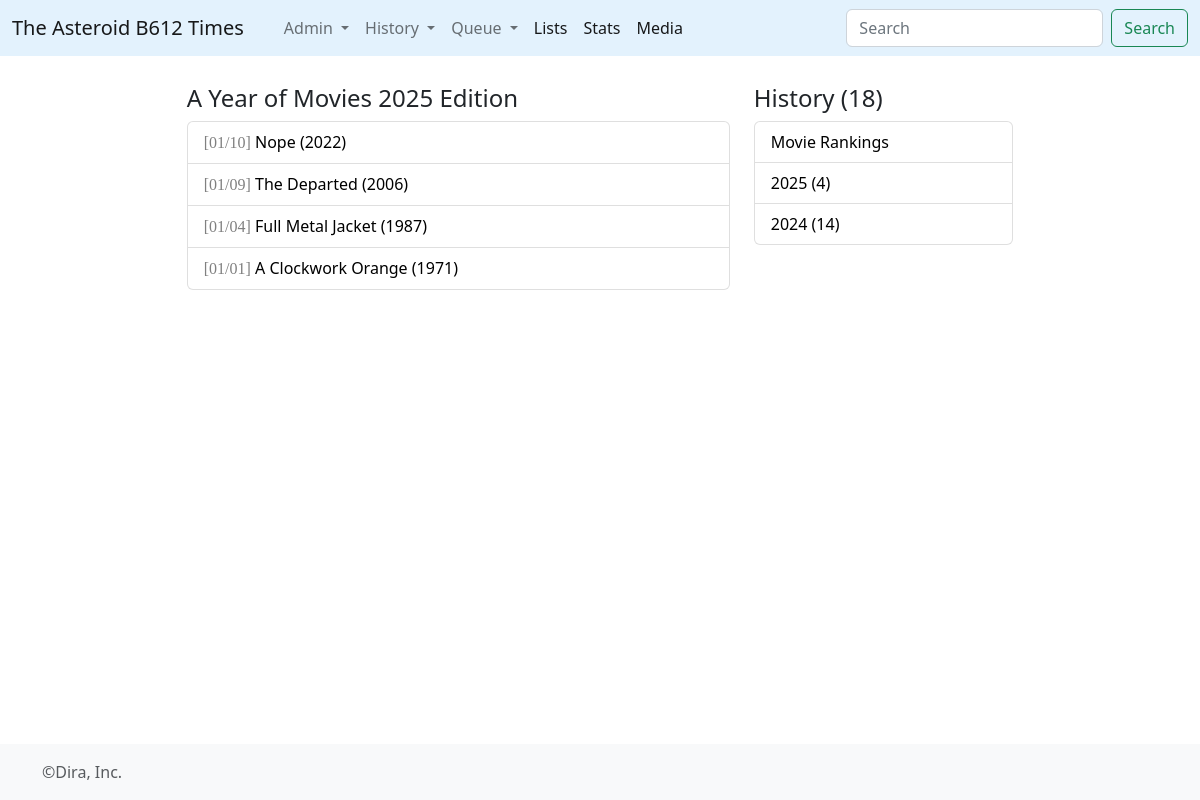
Page /movies/1 on the committed database.
### times/models.py (models this page shows, shortened)
class MovieWatch(models.Model):
	film = models.ForeignKey(Movie, on_delete=models.CASCADE)
	wdate = models.DateField()

class Movie(models.Model):
	title = models.CharField(max_length=512)
	info = models.TextField()
	premiere = models.IntegerField()
	runtime = models.IntegerField()
	@property
	def titulo(self):
		return self.title+' ('+ str(self.premiere) +')'

### times/views.py (the view)
# urls.py: path('movies/<y>', views.movies, name='movies'),
def movies(request,y):
	max_year = MovieWatch.objects.order_by('-wdate').first()
	if int(y)==1:
		y = max_year.wdate.strftime('%Y')
	conteo = MovieWatch.objects.count()
	anhos = MovieWatch.objects.values('wdate__year').annotate(qbooks=Count('id')).order_by('-wdate__year')
	wmovies = MovieWatch.objects.filter(wdate__year=int(y)).order_by('-wdate')
	return render(request,'movie-history.html',{'wmovies':wmovies,'anho':int(y),'conteo':conteo,'anhos':anhos})

### times/templates/movie-history.html (shortened to what this page needs)
{% extends 'base_listing.html' %}
{% block contenido %}
<article>
		<h4>A Year of Movies {{anho}} Edition</h4>
	  <ul class="list-group" reversed>
        {% for a in wmovies %}
          <li class="list-group-item">
          	<span style="font-family:Consolas; color:grey;">[{{a.wdate|date:"m/d"}}]</span>
         <a href="{% url 'movie' a.film.id %}" style="color:black; text-decoration: none;">{{a.film.titulo}}</a>
          </li>
        {% endfor %}
      </ul>
</article>
<br>
{% endblock%}
{% block rightbar %}
<br>
<h4>History ({{conteo}})</h4>
      <ul class="list-group">
        <li class="list-group-item d-flex justify-content-between align-items-center">
            <a href="{% url 'movieduel' %}" style="color:black; text-decoration: none;">Movie Rankings</a>
          </li>
        {% for d in anhos %}
          <li class="list-group-item d-flex justify-content-between align-items-center">
          <a href="{% url 'movies' d.wdate__year %}" style="color:black; text-decoration: none;"> {{d.wdate__year}} ({{d.qbooks}})</a>
          </li>
        {% endfor %}
      </ul>
{% endblock %}

### rows in the picture
MovieWatch: wdate "01/10", film.titulo "Nope (2022)"
MovieWatch: wdate "01/09", film.titulo "The Departed (2006)"
MovieWatch: wdate "01/04", film.titulo "Full Metal Jacket (1987)"
MovieWatch: wdate "01/01", film.titulo "A Clockwork Orange (1971)"

### other values in the picture
{{ anho }} "2025"
{{ conteo }} "18"
{{ d.wdate__year }} "2025" "2024"
{{ d.qbooks }} "4" "14"
